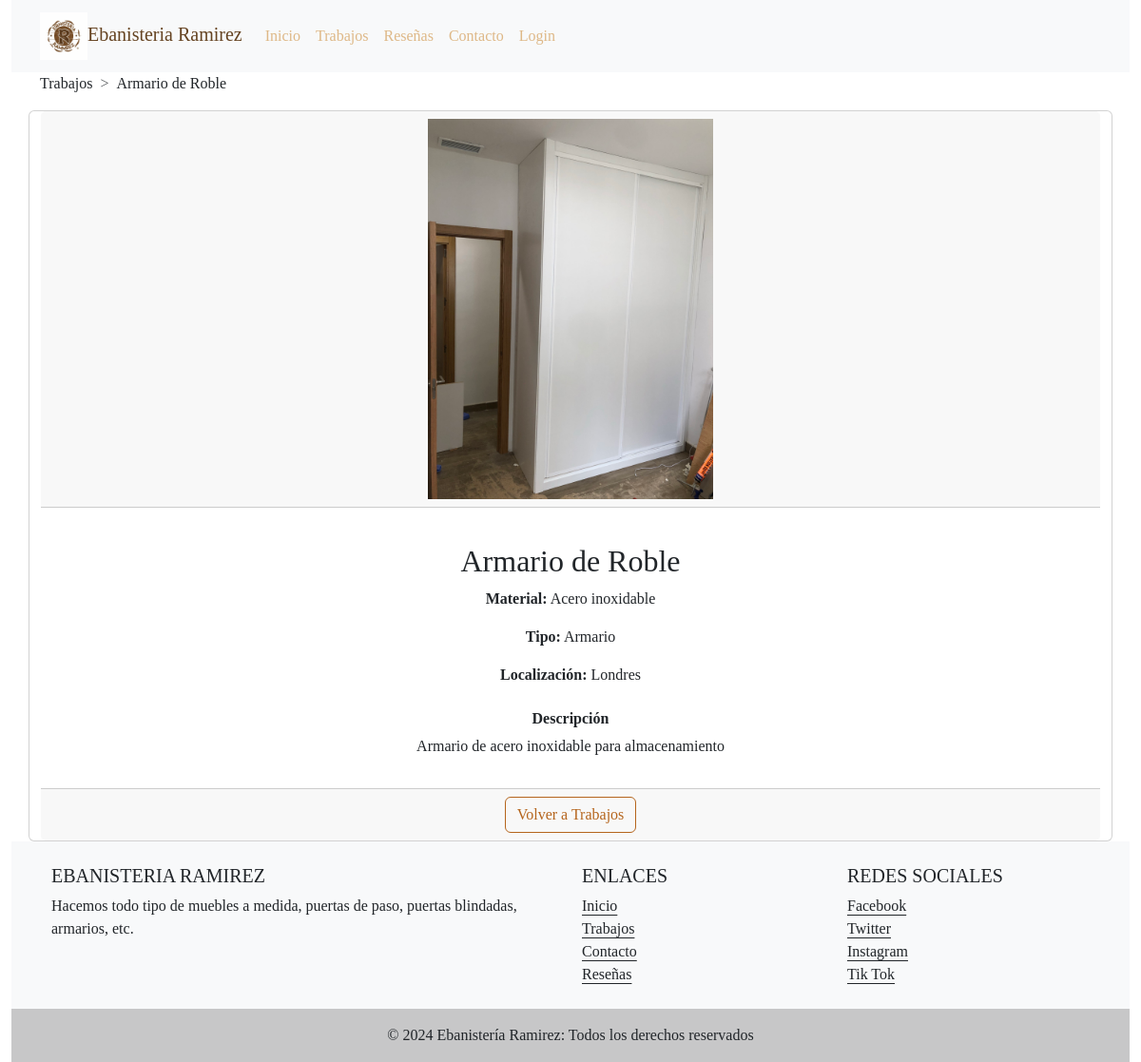
Screenshot of /detalles_trabajo.php?id=72 with the database file from the repository.
### tables this page shows
CREATE TABLE `trabajos` (
  `id` int(11) NOT NULL AUTO_INCREMENT,
  `nombre` varchar(255) DEFAULT NULL,
  `material` varchar(255) DEFAULT NULL,
  `tipo` varchar(255) DEFAULT NULL,
  `localizacion` varchar(150) NOT NULL,
  `descripcion` varchar(255) NOT NULL,
  `imagen` varchar(50) NOT NULL,
  PRIMARY KEY (`id`)
);

### detalles_trabajo.php (the view, shortened to what this page needs)
<!DOCTYPE html>
<html lang="es">
<head>
	<link rel="stylesheet" type="text/css" href="css/bootstrap.css">
	<link rel="stylesheet" type="text/css" href="css/normalize.css">
	<link rel="stylesheet" type="text/css" href="css/style.css">
</head>
<body>
<div class="container-fluid">
    <div class="row">
        <div class="col-12">
            <?php include 'includes/nav.php'; ?>
        </div>
    </div>
</div>
<div class="container">
    <div class="row">
    <nav style="--bs-breadcrumb-divider: '>';" aria-label="breadcrumb">
  <ol class="breadcrumb">
    <li class="breadcrumb-item "><a href="trabajos.php" class="text-dark link-offset-2 link-underline link-underline-opacity-0">Trabajos</a></li>
    <li class="breadcrumb-item active"><a href="" class="text-dark link-offset-2 link-underline link-underline-opacity-0">
    <?php
include 'includes/conexion.php';
$id_trabajo = $_GET['id'];
$sql = "SELECT * FROM `trabajos` WHERE id = $id_trabajo";
    $resultado = mysqli_query($mysqli, $sql);
    if(mysqli_num_rows($resultado) > 0) {
        $fila = mysqli_fetch_assoc($resultado);
        echo  $fila['nombre'];
    }
?>
    </a></li>
  </ol>
</nav>
    <?php
include 'includes/conexion.php';
if(isset($_GET['id']) && is_numeric($_GET['id'])) {
    $id_trabajo = $_GET['id'];
    $sql = "SELECT * FROM `trabajos` WHERE id = $id_trabajo";
    $resultado = mysqli_query($mysqli, $sql);
    if(mysqli_num_rows($resultado) > 0) {
        $fila = mysqli_fetch_assoc($resultado);
        echo "<div class='card text-center'>";
        echo "  <div class='card-header'>";
        echo "    <img src='img/" . $fila['imagen'] . "' alt='Foto' class='img-fluid' style='max-width: 300px;'>";
        echo "  </div>";
        echo "  <div class='card-body'>";
        echo "    <h1 class='card-title'>" . $fila['nombre'] . "</h1>";
        echo "    <p class='card-text'><strong>Material:</strong> " . $fila['material'] . "</p>";
        echo "    <p class='card-text'><strong>Tipo:</strong> " . $fila['tipo'] . "</p>";
        echo "    <p class='card-text'><strong>Localización:</strong> " . $fila['localizacion'] . "</p>";
        echo "    <h6 class='mt-4'><strong> Descripción </strong> </h6>";
        echo "    <p>" . $fila['descripcion'] . "</p>";
        echo "  </div>";
        echo "  <div class='card-footer text-muted'>";
        echo "    <a href='trabajos.php' class='btn btn-outline-info'>Volver a Trabajos</a>";
        echo "  </div>";
        echo "</div>";
    } else {
        echo "No se encontraron detalles para este trabajo.";
    }
} else {
    echo "ID de trabajo no válido.";
}
?>
</div>
</div>
<div class="container-fluid">
    <?php include 'includes/footer.php'; ?>
</div>
</body>
</html>

### css/style.css (style rules this page uses)
:root { --colorPrimario: #B5651D; --colorRojizoOscuro: #800000; --colorOscuro: #654321; --coloramarillo: #FDFD96; --colorSecundario: #DEB887; }
* { font-family: jac; }
.active,.navbar-brand { color:var(--colorOscuro) !important; }
.btn-outline-info { --bs-btn-color: var(--colorPrimario); --bs-btn-border-color: var(--colorPrimario); --bs-btn-hover-color: #000; --bs-btn-hover-bg: var(--colorPrimario); --bs-btn-hover-border-color: var(--colorPrimario); --bs-btn-focus-shadow-rgb: 13, 202, 240; --bs-btn-active-color: #000; --bs-btn-active-bg: var(--colorPrimario); --bs-btn-active-border-color: var(--colorPrimario); --bs-btn-active-shadow: inset 0 3px 5px rgba(0, 0, 0, 0.125); --bs-btn-disabled-color: var(--colorPrimario); --bs-btn-disabled-bg: transparent; --bs-btn-disabled-border-color: var(--colorPrimario); --bs-gradient: none; }

### rows the page displays
trabajos: nombre "Armario de Roble", imagen (picture), material "Acero inoxidable", tipo "Armario", localizacion "Londres", descripcion "Armario de acero inoxidable para almacenamiento"
